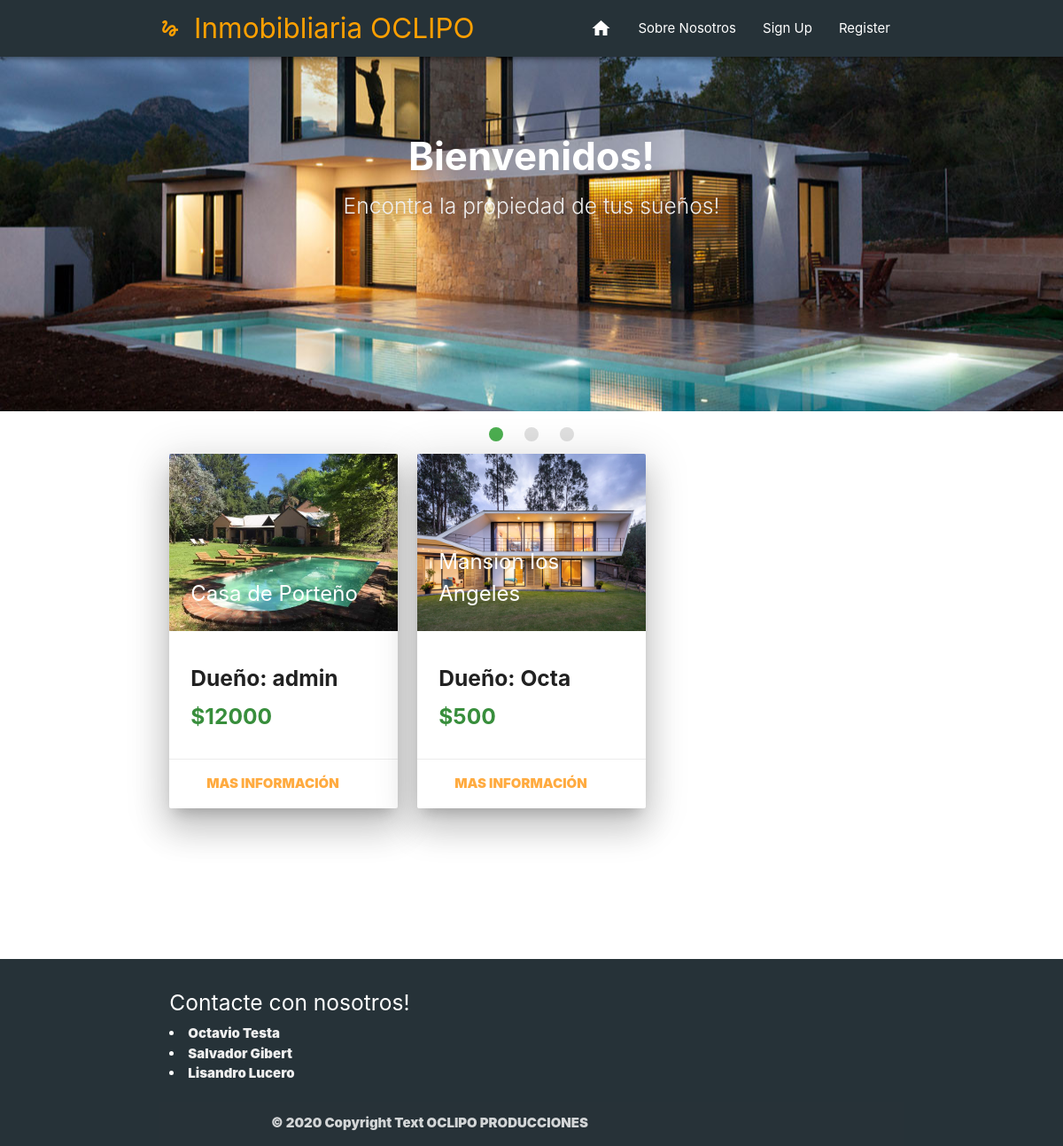
The page / on the database its author committed.
### Inmobibliaria/models.py (models this page shows, shortened)
class Propiedad(models.Model):
    usuario = models.ForeignKey(User, on_delete=models.CASCADE, null=False)
    titulo = models.CharField(max_length=20)
    precio = models.IntegerField()
    ubicacion = models.ForeignKey('Ubicacion', on_delete=models.CASCADE, null=False)
    barrio = models.CharField(max_length=30)
    calle = models.CharField(max_length=30)
    numero = models.IntegerField()
    tipo = models.CharField(max_length=12,choices=TIPO_CHOICES)
    estado = models.CharField(max_length=8,choices=STATUS_CHOICES)
    habitaciones = models.IntegerField()
    baños = models.IntegerField()
    tamaño = models.IntegerField()
    descripcion = models.TextField(max_length=2000)
    fecha = models.DateTimeField(auto_now_add=True)

### Inmobibliaria/views.py (the view)
# urls.py: path('', homeview, name = "home"),
def homeview(request):
    propiedades = Propiedad.objects.all().order_by('-fecha')
    imagenes = []#Array donde voy a guardar las imagenes
    for pro in propiedades: #Itero los libros
        imagen = Imagen.objects.filter(propiedad=pro).first() #Geteo la primera imagen que corresponda a ese libro
        imagenes.append(imagen.foto) #Agrego su nombre
    return render(request, "Inmobibliaria/home.html",{'propiedades':propiedades, 'imagenes':imagenes})

### Inmobibliaria/templatetags/index.py (called while the page is built)
@register.filter
def index(indexable, i):
    return indexable[i]

### Inmobibliaria/templates/Inmobibliaria/home.html (shortened to what this page needs)
{% extends 'Inmobibliaria/base.html' %}
{% block content %}
{% include 'Inmobibliaria/imagenes.html' %}
<div class="container ">
    <div class="row">
        {% load index %}
        {% for pro in propiedades %}
        <div class="col s12 m4">
            <div class="card z-depth-5">
                <div class="card-image ">
                    <img class="materialboxed" src="media/{{ imagenes|index:forloop.counter0 }}" width="200"
                         height="200">
                    <span class="card-title text-darken-2 "><b>{{pro.titulo}}<b/></span>
                </div>
                <div class="card-content">
                    <h5 class="truncate"><b> Dueño: {{pro.usuario}} </b></h5>
                    <h5 class="truncate  green-text text-darken-2"><b>${{pro.precio}}<b/></h5>
                </div>
                <div class="card-action center-align">
                    <a href="propiedad/{{pro.id}}">Mas Información</a>
                </div>
            </div>
        </div>
        {% endfor %}
    </div>
</div>
<br>
<br>
<br>
<br>
<br>
<br>
<footer class="page-footer blue-grey darken-4 ">
    <div class="container">
        <div class="row">
            <div class="col l6 s12">
                <h5 class="white-text">Contacte con nosotros!</h5>
                <li><a class="grey-text text-lighten-3" href="https://www.instagram.com/octa.testa/"> Octavio Testa</a>
                </li>
                <li><a class="grey-text text-lighten-3" href="https://www.instagram.com/salvagibert/"> Salvador
                    Gibert</a></li>
                <li><a class="grey-text text-lighten-3" href="https://www.instagram.com/licholucero_/"> Lisandro
                    Lucero</a></li>
            </div>
        </div>
        <div class="footer-copyright">
            <div class="container">
                © 2020 Copyright Text OCLIPO PRODUCCIONES
            </div>
        </div>
</footer>
{% endblock %}

### rows shown on the page
Propiedad: shows a picture, titulo "Casa de Porteño", usuario "admin", precio "12000"
Propiedad: shows a picture, titulo "Mansion los Angeles", usuario "Octa", precio "500"
